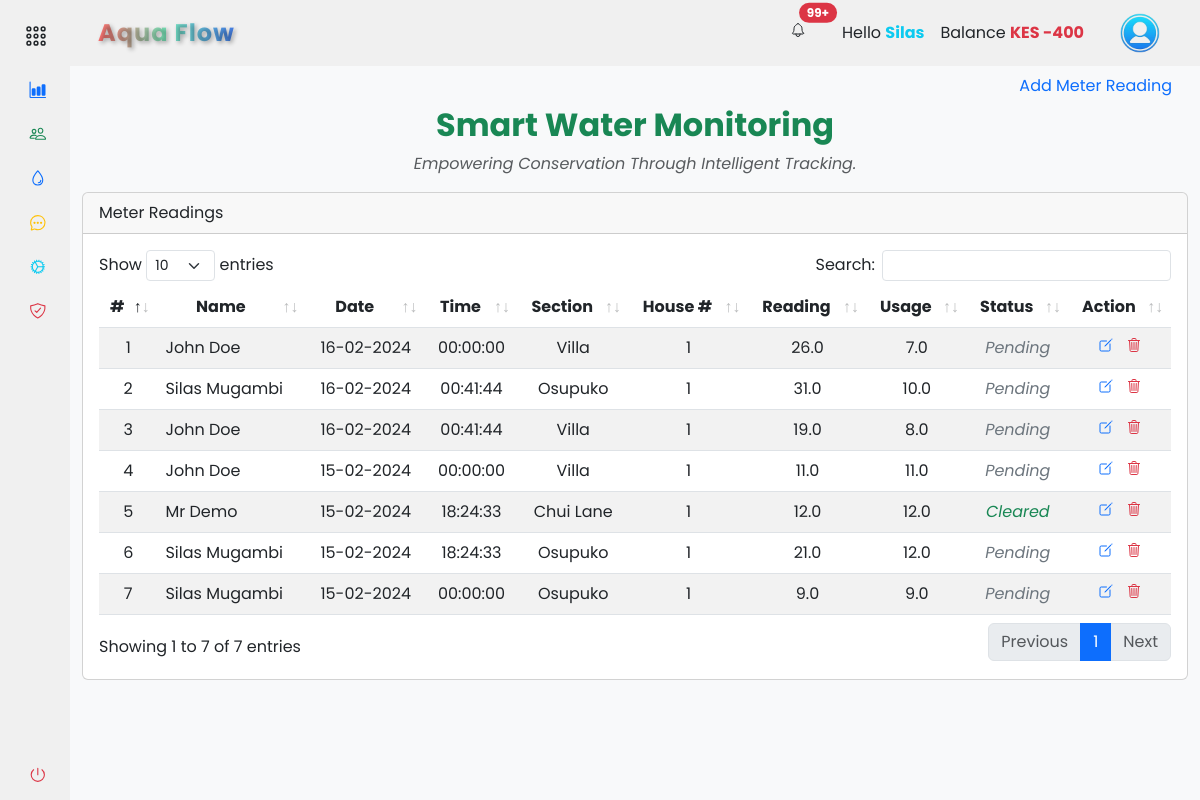
Page /accounts/records/meter_readings (signed in) on the earlier database version.
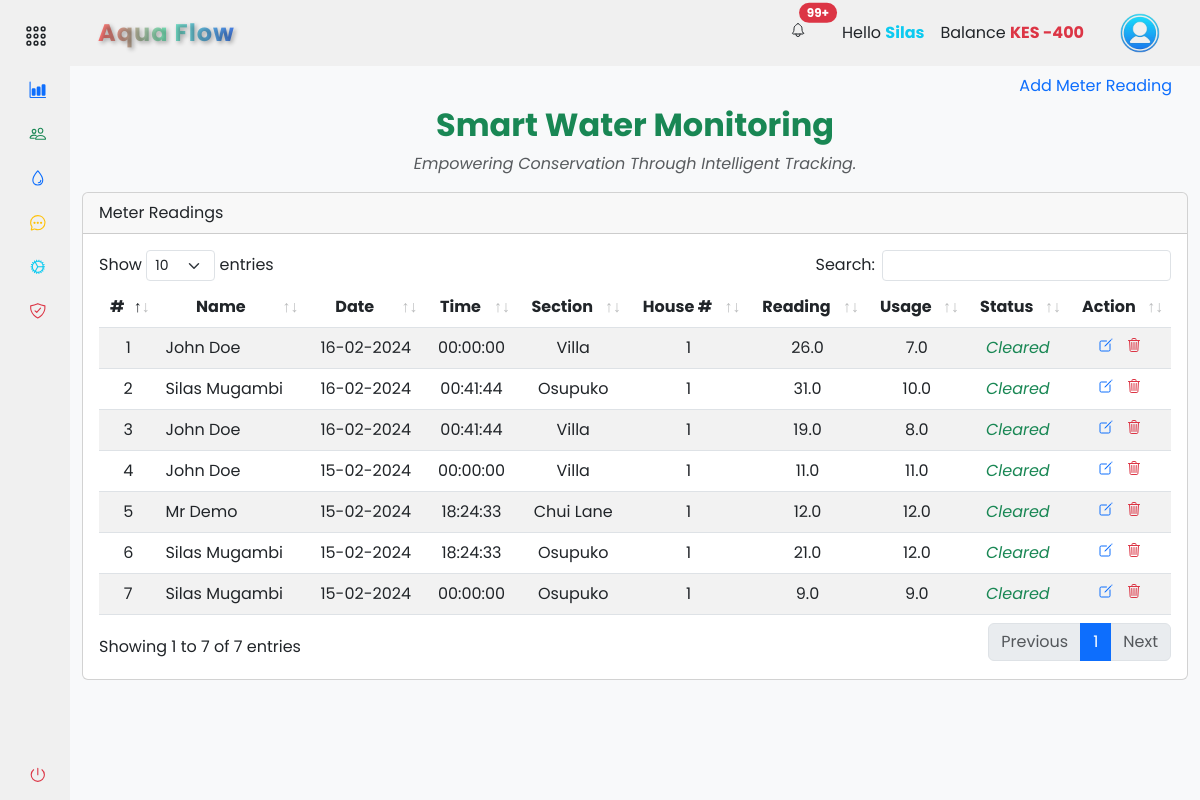
Same page on the later database version.
### app/backend/database/models.py (models this page shows, shortened)
class Settings(db.Model):
    id = db.Column(db.Integer, primary_key=True)
    company_name = db.Column(db.String(255))
    unit_price = db.Column(db.Float)
    service_fee = db.Column(db.Float)
    house_sections = db.Column(db.String(255))
    bank_name = db.Column(db.String(255))
    paybill = db.Column(db.Integer)
    account_number = db.Column(db.Integer)
    contact_number = db.Column(db.String(20))

class User(db.Model, UserMixin):
    id = db.Column(db.Integer, primary_key=True)
    mobile_number = db.Column(db.String(20), unique=True, nullable=False)
    password_hash = db.Column(db.String(128), nullable=False)
    first_name = db.Column(db.String(50))
    last_name = db.Column(db.String(50))
    email = db.Column(db.String(120))
    house_section = db.Column(db.String(50))
    house_number = db.Column(db.String(20))
    profile_image = db.Column(db.String(255))
    is_active = db.Column(db.Boolean, default=True)
    is_admin = db.Column(db.Boolean, default=False)
    balance = db.Column(db.Float, default=0)
    unique_user_id = db.Column(db.String(6), unique=True, nullable=True)
    meter_readings = db.relationship('MeterReading', backref='user', lazy=True)
    payments = db.relationship('Payment', backref='user', lazy=True)

class MeterReading(db.Model):
    id = db.Column(db.Integer, primary_key=True)
    timestamp = db.Column(db.DateTime, default=datetime.now(timezone.utc) + timedelta(hours=3), nullable=False)
    customer_name = db.Column(db.String(50))
    house_section = db.Column(db.String(50))
    house_number = db.Column(db.String(20))
    reading_value = db.Column(db.Float)
    consumed = db.Column(db.Float)
    unit_price = db.Column(db.Float)
    service_fee = db.Column(db.Float)
    sub_total_price = db.Column(db.Float)
    total_price = db.Column(db.Float)
    reading_status = db.Column(db.Boolean, default=False)
    unique_user_id = db.Column(db.String(6))
    user_id = db.Column(db.Integer, db.ForeignKey('user.id'), nullable=False)
    payments = db.relationship('Payment', backref='meter_reading', lazy=True)

### app/backend/accounts/records/routes.py (the view, shortened to what this page needs)
@records_bp.route('/meter_readings', methods=['GET', 'POST'])
@login_required
def meter_readings():
    add_meter_reading_form = AddMeterReadingForm()
    edit_meter_reading_form = EditMeterReadingForm()
    house_sections = db.session.query(User.house_section.distinct()).all()
    meter_readings = get_meter_readings(current_user)
    return render_template('accounts/meter_readings.html', house_sections=house_sections, meter_readings=meter_readings, form=add_meter_reading_form, edit_form=edit_meter_reading_form, hide_footer=True)

### app/backend/accounts/records/forms.py
class AddMeterReadingForm(FlaskForm):
    house_section = StringField('House Section:', validators=[DataRequired()])
    house_number = StringField('House Number:', validators=[DataRequired()])
    reading_value = FloatField('Reading Value:', validators=[DataRequired()])
    submit = SubmitField('Submit')

class EditMeterReadingForm(FlaskForm):
    customer_name = StringField('Customer Name', validators=[DataRequired()])
    house_section = StringField('House Section', validators=[DataRequired()])
    house_number = StringField('House Number', validators=[DataRequired()])
    reading_value = FloatField('Reading Value', validators=[DataRequired()])
    consumed = FloatField('Consumed Units', validators=[DataRequired()])
    unit_price = FloatField('Unit Price', validators=[DataRequired()])
    total_price = FloatField('Total Price', validators=[DataRequired()])
    timestamp = DateField('Reading Date', validators=[DataRequired()])
    submit = SubmitField('Update')

### app/backend/accounts/accounts_context.py (called while the page is built)
def accounts_context():
    settings = Settings.query.first()
    company_name = settings.company_name if settings else 'ApoGen'
    bank_name = settings.bank_name if settings else 'M-Pesa'
    paybill = settings.paybill if settings else '123456'
    account_number = settings.account_number if settings else '123456789'
    contact_number = settings.contact_number if settings else '0722000111'
    total_bill = db.session.query(func.sum(MeterReading.total_price)).filter(MeterReading.reading_status == False).scalar()
    total_bill = total_bill or 0
    return {
        'company_name': company_name,
        'bank_name': bank_name,
        'paybill': paybill,
        'account_number': account_number,
        'contact_number': contact_number,
        'total_bill': total_bill
    }

def inject_now():
    return {'now': datetime.utcnow() + timedelta(hours=3)}

### app/backend/accounts/records/meter_readings.py (called while the page is built)
def get_meter_readings(current_user):
    query_meter_reading_data = MeterReading.query
    if not current_user.is_admin:
        query_meter_reading_data = query_meter_reading_data.filter(MeterReading.user_id == current_user.id)
    meter_reading_data = query_meter_reading_data.all()
    return meter_reading_data

### app/frontend/templates/accounts/meter_readings.html (shortened to what this page needs)
{% extends 'base.html' %} {% block content %}
<section class="container-fluid">
  <ul class="nav nav-pills justify-content-end border-0">
    <li type="button" class="nav-item">
      <a
        class="nav-link"
        data-bs-toggle="modal"
        data-bs-target="#addMeterReadingModal"
        >Add Meter Reading</a
      >
    </li>
  </ul>
  <div class="text-center">
    <h2 class="fw-bold text-success mb-2">Smart Water Monitoring</h2>
    <p class="text-muted fst-italic">
      Empowering Conservation Through Intelligent Tracking.
    </p>
  </div>
  <div class="col-md-12">
    <div class="card mt-3 mb-3">
      <div class="card-header">Meter Readings</div>
      <div class="card-body">
        <div class="table-responsive">
          <table
            class="table table-striped text-center data-table"
            style="width: 100%"
          >
            <thead>
              <tr>
                <th scope="col">#</th>
                <th scope="col">Name</th>
                <th scope="col">Date</th>
                <th scope="col">Time</th>
                <th scope="col">Section</th>
                <th scope="col">House #</th>
                <th scope="col">Reading</th>
                <th scope="col">Usage</th>
                <th scope="col">Status</th>
                <th scope="col">Action</th>
              </tr>
            </thead>
            <tbody>
              {% if meter_readings %} {% for reading in meter_readings | reverse
              %}
              <tr>
                <td>{{ loop.index }}</td>
                <td class="text-start">{{ reading.customer_name.title() }}</td>
                <td>{{ reading.timestamp.strftime('%d-%m-%Y') }}</td>
                <td>
                  {{ reading.timestamp.strftime('%H:%M:%S') if reading.timestamp
                  else '' }}
                </td>
                <td>{{ reading.house_section.title() }}</td>
                <td>{{ reading.house_number }}</td>
                <td>{{ reading.reading_value }}</td>
                <td>{{ reading.consumed }}</td>
                <td
                  class="fst-italic {% if reading.reading_status %}text-success{% else %}text-secondary{% endif %}"
                >
                  {{ 'Cleared' if reading.reading_status else 'Pending' }}
                </td>
                <td>
                  <a
                    action="{{ url_for('accounts.records.edit_meter_reading', meter_reading_id=reading.id) }}"
                    class="me-2"
                    data-bs-toggle="modal"
                    data-bs-target="#editConfirmationModal{{ reading.id }}"
                  >
                    <ion-icon
                      name="create-outline"
                      class="text-primary"
                    ></ion-icon>
                  </a>
                  <a
                    action="#deleteConfirmationModal_{{ reading.id }}"
                    class=""
                    data-bs-toggle="modal"
                    data-bs-target="#deleteConfirmationModal_{{ reading.id }}"
                  >
                    <ion-icon
                      name="trash-outline"
                      class="text-danger"
                    ></ion-icon>
                  </a>
                </td>
              </tr>
              {% endfor %}{% else %}
              <tr>
                <td colspan="12">No billing data available</td>
              </tr>
              {% endif %}
            </tbody>
          </table>
        </div>
      </div>
    </div>
  </div>
</section>
{% endblock %}

### app/frontend/templates/base.html (shortened to what this page needs)
<!DOCTYPE html>
<html lang="en">
  <head>
    <link
      rel="stylesheet"
      href="{{ url_for('static', filename='css/vendor/bootstrap.min.css') }}"
    />
    <link
      rel="stylesheet"
      href="{{ url_for('static', filename='css/datatables/dataTables.bootstrap5.min.css') }}"
    />
    <link
      rel="stylesheet"
      href="{{ url_for('static', filename='css/styles.css') }}"
    />
  </head>
  <body>
    <div class="wrapper">
      {% include '/components/sidebar.html' %}
      <main class="main">
        {% include '/components/navbar.html' %}
        {% block content %}{% endblock %}
      </main>
    </div>
  </body>
</html>

### app/frontend/templates/components/sidebar.html (shortened to what this page needs)
{% if not hide_sidebar %}
<aside id="sidebar">
  <div class="d-flex mt-2">
    <button class="toggle-btn" type="button">
      <ion-icon name="apps-outline" class="text-dark"></ion-icon>
    </button>
  </div>
  <ul class="sidebar-nav">
    <li class="sidebar-item">
      <a
        href="{{ url_for('accounts.dashboard.dashboard') }}"
        class="sidebar-link"
      >
        <ion-icon name="bar-chart" class="text-primary me-2"></ion-icon>
      </a>
    </li>
    <li class="sidebar-item">
      {% if current_user.is_admin %}
      <a
        href="{{ url_for('accounts.people.people_list') }}"
        class="sidebar-link"
      >
        <ion-icon name="people-outline" class="text-success"></ion-icon>
      </a>
      {% endif %}
    </li>
    <li class="sidebar-item">
      <a
        href="#records_water_supply"
        class="sidebar-link collapsed has-dropdown"
        data-bs-toggle="collapse"
        data-bs-target="#records_water"
        aria-expanded="false"
        aria-controls="records_water"
      >
        <ion-icon name="water-outline" class="text-primary"></ion-icon>
      </a>
    </li>
    <li class="sidebar-item">
      <a
        href="{{ url_for('accounts.messages.messages') }}"
        class="sidebar-link"
      >
        <ion-icon
          name="chatbubble-ellipses-outline"
          class="text-warning"
        ></ion-icon>
      </a>
    </li>
    <li class="sidebar-item">
      <a
        href="{{ url_for('accounts.settings.settings') }}"
        class="sidebar-link"
      >
        <ion-icon name="cog-outline" class="text-info"></ion-icon>
      </a>
    </li>
    <li class="sidebar-item">
      <a
        href="{{ url_for('accounts.security.security_options') }}"
        class="sidebar-link"
      >
        <ion-icon
          name="shield-checkmark-outline"
          class="text-danger"
        ></ion-icon>
      </a>
    </li>
  </ul>
  <div class="sidebar-footer">
    <a
      class="sidebar-link"
      href="{{ url_for('auth.logout') }}"
      onclick="localStorage.clear();"
    >
      <ion-icon name="power-outline" class="text-danger"></ion-icon>
    </a>
  </div>
</aside>
{% endif %}

### app/frontend/templates/components/navbar.html (shortened to what this page needs)
{% if not hide_navbar %}
<header
  id="navbar"
  class="navbar navbar-expand-lg sticky-sm-top {% if not current_user.is_authenticated %}bg-dark{% endif %}"
>
  <div class="container-fluid">
    <a
      class="navbar-brand text-center d-flex align-items-center fw-bold ms-3 {% if not current_user.is_authenticated %}text-light{% else %}gradient-text{% endif %}"
      href="#"
    >
      {% if company_name %}{{ company_name.title() }}{% else %}ApoGen{% endif %}
    </a>
    <div class="collapse navbar-collapse" id="navbarToggler">
      <div class="d-flex align-items-center ms-auto">
         {% if current_user.is_authenticated %}
        <ul class="navbar-nav me-3">
          <li class="nav-item me-3">
            <a class="nav-link text-dark position-relative" href="#">
              <ion-icon name="notifications-outline" class="me-1"></ion-icon>
              <span
                class="position-absolute top-0 start-100 translate-middle badge rounded-pill bg-danger"
              >
                99+ <span class="visually-hidden">unread messages</span>
              </span>
            </a>
          </li>
          <li class="nav-item">
            <a class="nav-link text-dark">
              Hello
              <span class="text-info fw-bold"
                >{{ current_user.first_name.title() }}</span
              >
            </a>
          </li>
          <li class="nav-item">
            <a class="nav-link text-dark">
              Balance
              <span
                class="fw-bold {% if current_user.balance > 0 %}text-success{% elif current_user.balance == 0 %}text-dark{% else %}text-danger{% endif %}"
                >KES {{ "%0.0f"|format(current_user.balance) }}</span
              >
            </a>
          </li>
        </ul>
        <div class="btn-group">
          <button
            type="button"
            class="btn navbar-brand rounded-circle border-0"
            data-bs-toggle="dropdown"
            aria-expanded="false"
          >
            <img
              src="{{ url_for('static', filename='images/user.png') }}"
              alt="logo image"
              height="40px"
              width="40px"
            />
          </button>
        </div>
        {% endif %}
      </div>
    </div>
  </div>
</header>
{% endif %}

### app/frontend/static/css/styles.css (style rules this page uses)
a { text-decoration: none; cursor: pointer; }
li { list-style: none; }
button { border: none !important; outline: none; }
body { font-family: "Poppins", sans-serif; }
.wrapper { display: flex; overflow: hidden; height: 100vh; }
#sidebar { width: 70px; min-width: 70px; z-index: 1000; transition: all 0.25s ease-in-out; display: flex; flex-direction: column; }
.toggle-btn { background-color: transparent; cursor: pointer; border: 0; padding: 1rem 1.5rem; }
.toggle-btn ion-icon { color: #000; font-size: 1.5rem; }
.sidebar-nav { padding: 0rem; flex: 1 1 auto; }
a.sidebar-link { padding: 0.625rem 1.625rem; color: #000; display: block; font-size: 0.9rem; border-radius: 5px; white-space: nowrap; border-left: 3px solid transparent; transition: background-color 0.3s ease, margin-inline-start 0.3s ease, border-left 0.3s ease; }
.sidebar-link ion-icon { font-size: 1.1rem; margin-right: 0.75rem; }
.sidebar-item { position: relative; }
.main { min-height: 100vh; width: 100%; overflow-y: scroll; transition: all 0.35s ease-in-out; background-color: rgb(248, 249, 250); }
.navbar, #sidebar { background-color: #f0f0f0; z-index: 1000; }
.navbar-brand { font-size: 24px; letter-spacing: 1px; text-decoration: none; transition: transform 0.3s ease; }
.gradient-text { background: linear-gradient(to right, #ff6e6e, #78e8bc, #4780ec); -webkit-background-clip: text; -webkit-text-fill-color: transparent; font-weight: bold; text-shadow: 2px 2px 4px rgba(0, 0, 0, 0.3); }

Differences in the rows shown:
changed MeterReading (number 1 of 7 on the later page): reading_status "Pending" → "Cleared"
changed MeterReading (number 2 of 7 on the later page): reading_status "Pending" → "Cleared"
changed MeterReading (number 3 of 7 on the later page): reading_status "Pending" → "Cleared"
changed MeterReading (number 4 of 7 on the later page): reading_status "Pending" → "Cleared"
changed MeterReading (number 6 of 7 on the later page): reading_status "Pending" → "Cleared"
changed MeterReading (number 7 of 7 on the later page): reading_status "Pending" → "Cleared"
